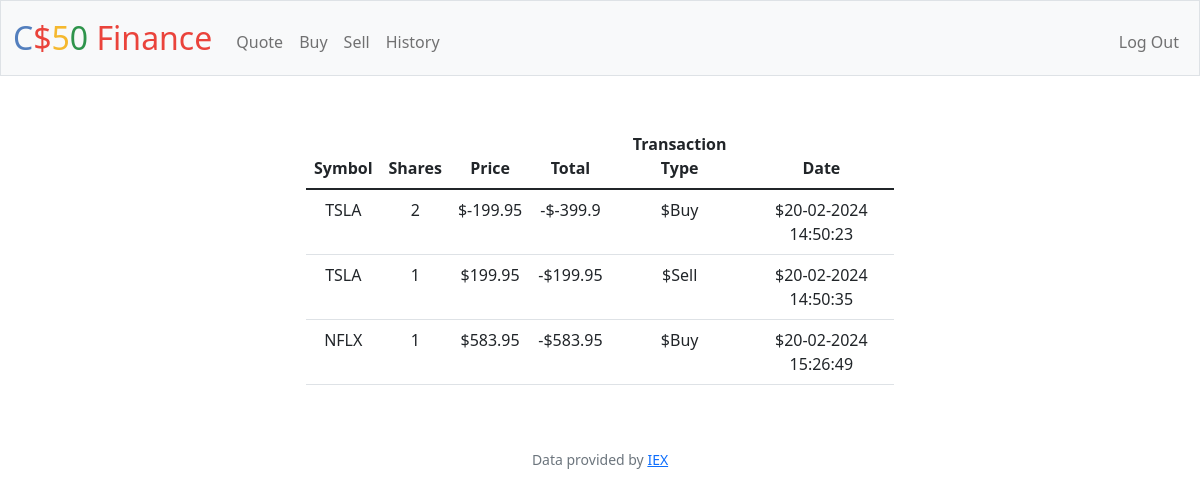
Page /history (signed in) on the earlier database version.
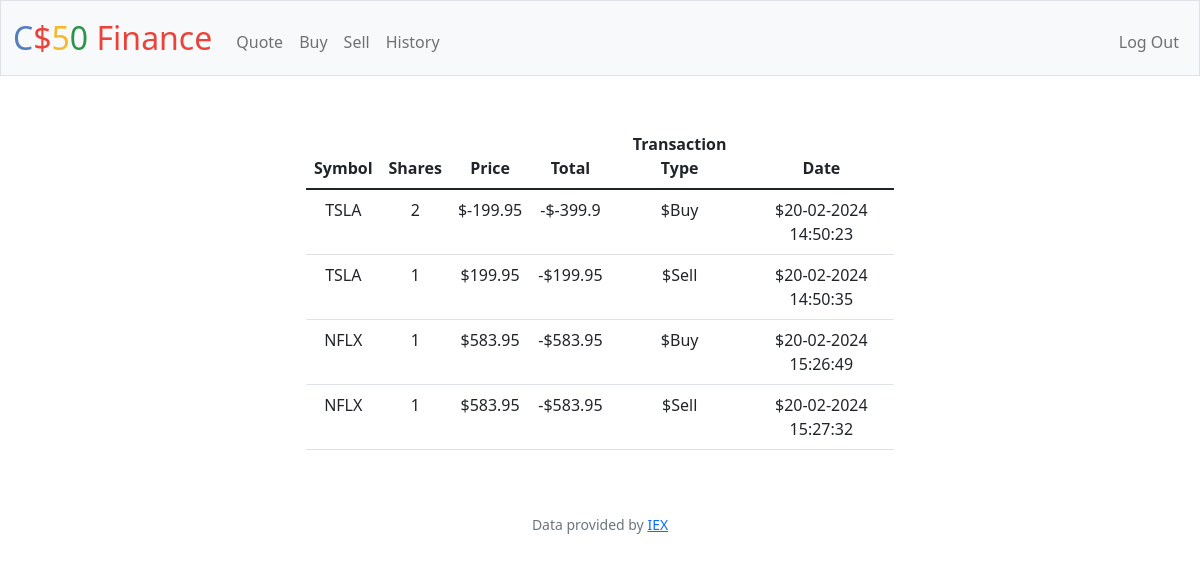
Same page on the later database version.
### tables this page shows
CREATE TABLE history (
                                   user_id INTEGER,
                                   symbol TEXT,
                                   price FLOAT,
                                   share INTEGER,
                                   date DATETIME,
                                   transaction_type TEXT
                               );

### app.py (the view)
@app.route("/history")
@login_required
def history():
    stocks = db.execute("SELECT * FROM history WHERE user_id = ?", session.get("user_id"))
    return render_template("history.html", stocks=stocks)

### app.py (called while the page is built)
@app.after_request
def after_request(response):
    response.headers["Cache-Control"] = "no-cache, no-store, must-revalidate"
    response.headers["Expires"] = 0
    response.headers["Pragma"] = "no-cache"
    return response

### helpers.py (called while the page is built)
def login_required(f):
    @wraps(f)
    def decorated_function(*args, **kwargs):
        if session.get("user_id") is None:
            return redirect("/login")
        return f(*args, **kwargs)
    return decorated_function

### templates/history.html (shortened to what this page needs)
{% extends "layout.html" %}
{% block main %}
<div class="table-responsive-md">
    <table class="table mx-auto w-50">
        <thead>
            <tr>
                <th>Symbol</th>
                <th>Shares</th>
                <th>Price</th>
                <th>Total</th>
                <th>Transaction Type</th>
                <th>Date</th>
            </tr>
        </thead>
        <tbody>
            {% for stock in stocks %}
            <tr>
                <td>{{stock["symbol"]}}</td>
                <td>{{stock["share"]}}</td>
                <td>${{stock["price"]}}</td>
                <td>-${{stock["share"] * stock["price"]}}</td>
                <td>${{stock["transaction_type"]}}</td>
                <td>${{stock["date"]}}</td>
            </tr>
            {% endfor %}
        </tbody>
    </table>
</div>
{% endblock %}

### templates/layout.html (shortened to what this page needs)
<!DOCTYPE html>
<html lang="en">
    <head>
        <link href="https://cdn.jsdelivr.net/npm/bootstrap@5.1.3/dist/css/bootstrap.min.css" rel="stylesheet">
        <link href="/static/styles.css" rel="stylesheet">
    </head>
    <body>
        <nav class="bg-light border navbar navbar-expand-md navbar-light">
            <div class="container-fluid">
                <a class="navbar-brand" href="/"><span class="blue">C</span><span class="red">$</span><span class="yellow">5</span><span class="green">0</span> <span class="red">Finance</span></a>
                <div class="collapse navbar-collapse" id="navbar">
                    {% if session["user_id"] %}
                        <ul class="navbar-nav me-auto mt-2">
                            <li class="nav-item"><a class="nav-link" href="/quote">Quote</a></li>
                            <li class="nav-item"><a class="nav-link" href="/buy">Buy</a></li>
                            <li class="nav-item"><a class="nav-link" href="/sell">Sell</a></li>
                            <li class="nav-item"><a class="nav-link" href="/history">History</a></li>
                        </ul>
                        <ul class="navbar-nav ms-auto mt-2">
                            <li class="nav-item"><a class="nav-link" href="/logout">Log Out</a></li>
                        </ul>
                    {% else %}
                        <ul class="navbar-nav ms-auto mt-2">
                            <li class="nav-item"><a class="nav-link" href="/register">Register</a></li>
                            <li class="nav-item"><a class="nav-link" href="/login">Log In</a></li>
                        </ul>
                    {% endif %}
                </div>
            </div>
        </nav>
        <main class="container-fluid py-5 text-center">
            {% block main %}{% endblock %}
        </main>
        <footer class="mb-5 small text-center text-muted">
            Data provided by <a href="https://iexcloud.io/">IEX</a>
        </footer>
    </body>
</html>

### static/styles.css (style rules this page uses)
nav .navbar-brand { font-size: xx-large; }
nav .navbar-brand .blue { color: #537fbe; }
nav .navbar-brand .red { color: #ea433b; }
nav .navbar-brand .yellow { color: #f5b82e; }
nav .navbar-brand .green { color: #2e944b; }

Differences in the rows shown:
added history: symbol "NFLX", share "1", price "583.95", stock['share']*stock['price'] "583.95", transaction_type "Sell", date "20-02-2024 15:27:32"
